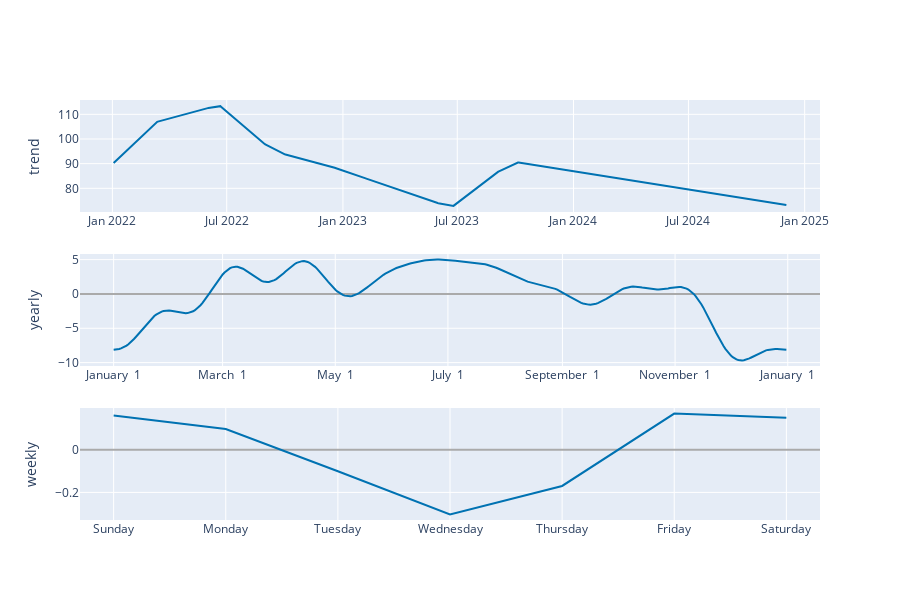

Notebook code cell kept with this figure:
### Markdown cell above
##**Analisando as componentes da série temporal**

### Code cell
plot_components_plotly(modelo, previsao)

### Figure 1 — Plotly figure (JSON) as saved in the notebook; plotly's stock layout.template omitted (floating-point values rounded to 4 significant figures; data arrays with more than 128 entries replaced by an {"elided": "..."} marker saying what was removed)
{"data": [{"line": {"color": "#0072B2", "width": 2}, "mode": "lines", "name": "trend", "type": "scatter", "x": {"elided": "1066 str values"}, "xaxis": "x", "y": {"elided": "1066 float values"}, "yaxis": "y"}, {"line": {"color": "rgba(0, 114, 178, 0.2)", "width": 0}, "mode": "lines", "name": "trend_upper", "type": "scatter", "x": {"elided": "1066 str values"}, "xaxis": "x", "y": {"elided": "1066 float values"}, "yaxis": "y"}, {"fill": "tonexty", "fillcolor": "rgba(0, 114, 178, 0.2)", "line": {"color": "rgba(0, 114, 178, 0.2)", "width": 0}, "mode": "lines", "name": "trend_lower", "type": "scatter", "x": {"elided": "1066 str values"}, "xaxis": "x", "y": {"elided": "1066 float values"}, "yaxis": "y"}, {"line": {"color": "#0072B2", "width": 2}, "mode": "lines", "name": "yearly", "type": "scatter", "x": {"elided": "365 str values"}, "xaxis": "x2", "y": {"elided": "365 float values"}, "yaxis": "y2"}, {"line": {"color": "#0072B2", "width": 2}, "mode": "lines", "name": "weekly", "type": "scatter", "x": ["2017-01-01T00:00:00", "2017-01-02T00:00:00", "2017-01-03T00:00:00", "2017-01-04T00:00:00", "2017-01-05T00:00:00", "2017-01-06T00:00:00", "2017-01-07T00:00:00"], "xaxis": "x3", "y": [0.1599, 0.09625, -0.1009, -0.3028, -0.1697, 0.1687, 0.1487], "yaxis": "y3"}], "layout": {"height": 600, "showlegend": false, "width": 900, "xaxis": {"anchor": "y", "domain": [0, 1], "range": ["2021-11-10T18:00:00", "2025-01-25T06:00:00"], "type": "date"}, "xaxis2": {"anchor": "y2", "domain": [0, 1], "range": ["2016-12-13T18:54:02.958904115", "2018-01-18T11:04:57.863013581"], "tickformat": "%B %e", "type": "date"}, "xaxis3": {"anchor": "y3", "domain": [0, 1], "range": ["2016-12-31T16:48:00", "2017-01-07T07:12:00"], "tickformat": "%A", "type": "date"}, "yaxis": {"anchor": "x", "domain": [0.7333, 1], "rangemode": "normal", "title": {"text": "trend"}, "zerolinecolor": "#AAA"}, "yaxis2": {"anchor": "x2", "domain": [0.3667, 0.6333], "title": {"text": "yearly"}, "zerolinecolor": "#AAA"}, "yaxis3": {"anchor": "x3", "domain": [0, 0.2667], "title": {"text": "weekly"}, "zerolinecolor": "#AAA"}}}
